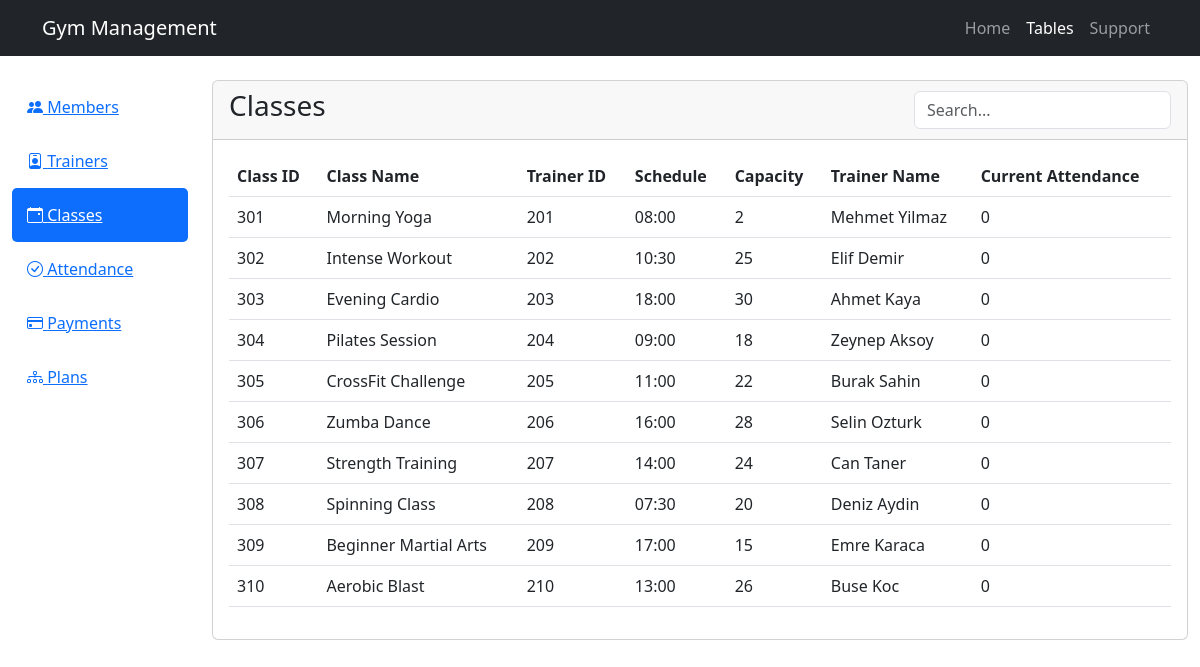
The app's page /scripts/user/dashboard.php?tab=classes with its own data.
### tables this page shows
CREATE TABLE Class (
    Class_ID INT AUTO_INCREMENT PRIMARY KEY,
    Class_Name VARCHAR(100),
    Trainer_ID INT,
    Schedule TIME,
    Capacity INT,
    FOREIGN KEY (Trainer_ID) REFERENCES Trainer(Trainer_ID) ON DELETE SET NULL
);

CREATE TABLE Trainer (
    Trainer_ID INT AUTO_INCREMENT PRIMARY KEY,
    Name VARCHAR(100),
    Specialization VARCHAR(100),
    Contact_Info VARCHAR(255),
    Salary DECIMAL(10,2)
);

### scripts/user/dashboard.php (the view, shortened to what this page needs)
<?php
$mysql_conn = get_mysql_connection();
$active_tab = isset($_GET['tab']) ? $_GET['tab'] : 'members';
function fetchTableData($conn, $table) {
    $query = "";
    switch ($table) {
        case 'classes':
            $query = "SELECT c.*, t.Name as Trainer_Name,
                     (SELECT COUNT(*) FROM Attendance a
                      WHERE a.Class_ID = c.Class_ID AND a.Status = 'Attended'
                      AND a.Date = CURDATE()) as Current_Attendance
                     FROM Class c
                     LEFT JOIN Trainer t ON c.Trainer_ID = t.Trainer_ID
                     ORDER BY c.Class_ID";
            break;
    }
    return $conn->query($query);
}
$result = fetchTableData($mysql_conn, $active_tab);
?>
<!DOCTYPE html>
<html lang="en">
<head>
    <link href="https://cdn.jsdelivr.net/npm/bootstrap@5.3.0/dist/css/bootstrap.min.css" rel="stylesheet">
    <link href="https://cdn.jsdelivr.net/npm/bootstrap-icons@1.7.2/font/bootstrap-icons.css" rel="stylesheet">
</head>
<body>
    <nav class="navbar navbar-expand-lg navbar-dark bg-dark">
        <div class="container">
            <a class="navbar-brand" href="index.php">Gym Management</a>
            <div class="navbar-nav">
                <a class="nav-link" href="index.php">Home</a>
                <a class="nav-link active" href="dashboard.php">Tables</a>
                <a class="nav-link" href="support_index.php">Support</a>
            </div>
        </div>
    </nav>
    <div class="container-fluid mt-4">
        <div class="row">
            <div class="col-md-2">
                <div class="list-group">
                    <a href="?tab=members" class="dashboard-tab <?php echo $active_tab == 'members' ? 'active' : ''; ?>">
                        <i class="bi bi-people-fill"></i> Members
                    </a>
                    <a href="?tab=trainers" class="dashboard-tab <?php echo $active_tab == 'trainers' ? 'active' : ''; ?>">
                        <i class="bi bi-person-badge"></i> Trainers
                    </a>
                    <a href="?tab=classes" class="dashboard-tab <?php echo $active_tab == 'classes' ? 'active' : ''; ?>">
                        <i class="bi bi-calendar-event"></i> Classes
                    </a>
                    <a href="?tab=attendance" class="dashboard-tab <?php echo $active_tab == 'attendance' ? 'active' : ''; ?>">
                        <i class="bi bi-check-circle"></i> Attendance
                    </a>
                    <a href="?tab=payments" class="dashboard-tab <?php echo $active_tab == 'payments' ? 'active' : ''; ?>">
                        <i class="bi bi-credit-card"></i> Payments
                    </a>
                    <a href="?tab=plans" class="dashboard-tab <?php echo $active_tab == 'plans' ? 'active' : ''; ?>">
                        <i class="bi bi-diagram-3"></i> Plans
                    </a>
                </div>
            </div>
            <div class="col-md-10">
                <div class="card">
                    <div class="card-header d-flex justify-content-between align-items-center">
                        <h3>
                            <?php
                            $titles = [
                                'members' => 'Members',
                                'trainers' => 'Trainers',
                                'classes' => 'Classes',
                                'attendance' => 'Attendance Records',
                                'payments' => 'Payment History',
                                'plans' => 'Membership Plans'
                            ];
                            echo $titles[$active_tab];
                            ?>
                        </h3>
                        <div>
                            <input type="text" class="form-control" id="tableSearch" placeholder="Search...">
                        </div>
                    </div>
                    <div class="card-body">
                        <div class="table-responsive">
                            <table class="table table-hover">
                                <thead>
                                    <?php
                                    if ($result && $result->num_rows > 0) {
                                        $fields = $result->fetch_fields();
                                        echo "<tr>";
                                        foreach ($fields as $field) {
                                            $header = str_replace('_', ' ', $field->name);
                                            echo "<th>" . ucwords($header) . "</th>";
                                        }
                                        echo "</tr>";
                                        $result->data_seek(0);
                                    }
                                    ?>
                                </thead>
                                <tbody>
                                    <?php
                                    if ($result) {
                                        while ($row = $result->fetch_assoc()) {
                                            echo "<tr>";
                                            foreach ($row as $key => $value) {
                                                if ($key == 'Cost' || $key == 'Amount' || $key == 'Salary') {
                                                    echo "<td>$" . number_format($value, 2) . "</td>";
                                                } elseif ($key == 'Schedule') {
                                                    echo "<td>" . date('H:i', strtotime($value)) . "</td>";
                                                } elseif ($key == 'Date') {
                                                    echo "<td>" . date('Y-m-d', strtotime($value)) . "</td>";
                                                } else {
                                                    echo "<td>" . htmlspecialchars($value) . "</td>";
                                                }
                                            }
                                            echo "</tr>";
                                        }
                                    }
                                    ?>
                                </tbody>
                            </table>
                        </div>
                    </div>
                </div>
            </div>
        </div>
    </div>
</body>
</html>

### scripts/user/dashboard.php (style rules this page uses)
.dashboard-tab { cursor: pointer; padding: 15px; border-radius: 5px; transition: all 0.3s; }
.dashboard-tab.active { background-color: #0d6efd; color: white; }
.table-responsive { max-height: 600px; overflow-y: auto; }

### records on screen
class: Class_ID "301", Class_Name "Morning Yoga", Trainer_ID "201", Schedule "08:00", Capacity "2", Trainer_ID.Name "Mehmet Yilmaz", value "0"
class: Class_ID "302", Class_Name "Intense Workout", Trainer_ID "202", Schedule "10:30", Capacity "25", Trainer_ID.Name "Elif Demir", value "0"
class: Class_ID "303", Class_Name "Evening Cardio", Trainer_ID "203", Schedule "18:00", Capacity "30", Trainer_ID.Name "Ahmet Kaya", value "0"
class: Class_ID "304", Class_Name "Pilates Session", Trainer_ID "204", Schedule "09:00", Capacity "18", Trainer_ID.Name "Zeynep Aksoy", value "0"
class: Class_ID "305", Class_Name "CrossFit Challenge", Trainer_ID "205", Schedule "11:00", Capacity "22", Trainer_ID.Name "Burak Sahin", value "0"
class: Class_ID "306", Class_Name "Zumba Dance", Trainer_ID "206", Schedule "16:00", Capacity "28", Trainer_ID.Name "Selin Ozturk", value "0"
class: Class_ID "307", Class_Name "Strength Training", Trainer_ID "207", Schedule "14:00", Capacity "24", Trainer_ID.Name "Can Taner", value "0"
class: Class_ID "308", Class_Name "Spinning Class", Trainer_ID "208", Schedule "07:30", Capacity "20", Trainer_ID.Name "Deniz Aydin", value "0"
class: Class_ID "309", Class_Name "Beginner Martial Arts", Trainer_ID "209", Schedule "17:00", Capacity "15", Trainer_ID.Name "Emre Karaca", value "0"
class: Class_ID "310", Class_Name "Aerobic Blast", Trainer_ID "210", Schedule "13:00", Capacity "26", Trainer_ID.Name "Buse Koc", value "0"

### other values on screen
$titles[$active_tab] "Classes"
$header "Class ID"
$header "Class Name"
$header "Trainer ID"
$header "Schedule"
$header "Capacity"
$header "Trainer Name"
$header "Current Attendance"
